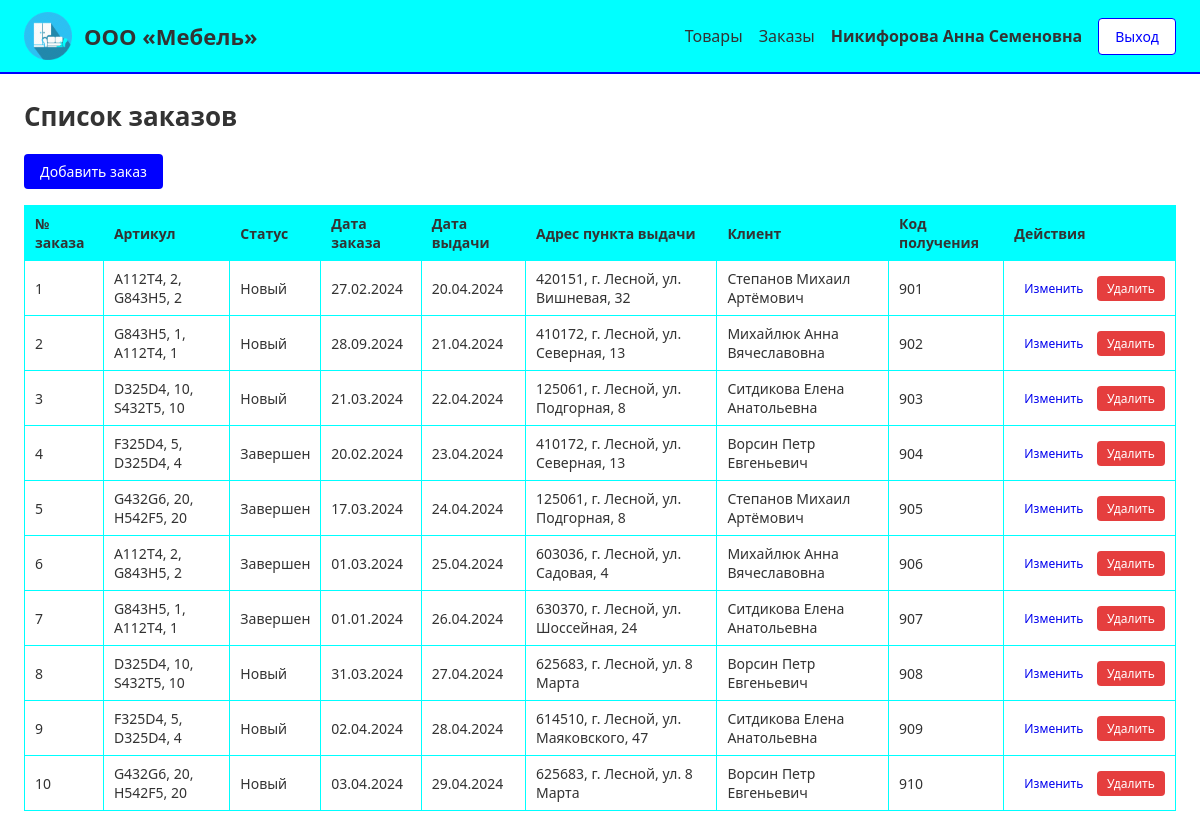
Page /orders/ (signed in) on the committed database.
### shop/models.py (models this page shows, shortened)
class AppUser(models.Model):
    role = models.CharField('Роль', max_length=20, choices=Role.choices)
    full_name = models.CharField('ФИО', max_length=200)
    login = models.EmailField('Логин', unique=True)
    password = models.CharField('Пароль', max_length=100)
    class Meta:
        verbose_name = 'Пользователь'
        verbose_name_plural = 'Пользователи'

class Order(models.Model):
    number = models.PositiveIntegerField('Номер заказа', unique=True)
    status = models.ForeignKey(
        OrderStatus, on_delete=models.PROTECT, verbose_name='Статус',
    )
    pickup_point = models.ForeignKey(
        PickupPoint, on_delete=models.PROTECT, verbose_name='Пункт выдачи',
    )
    order_date = models.DateField('Дата заказа')
    delivery_date = models.DateField('Дата выдачи')
    client = models.ForeignKey(
        AppUser, on_delete=models.PROTECT,
        verbose_name='Клиент', limit_choices_to={'role': Role.CLIENT},
    )
    pickup_code = models.PositiveIntegerField('Код для получения')
    class Meta:
        verbose_name = 'Заказ'
        verbose_name_plural = 'Заказы'
        ordering = ['number']
    @property
    def articles_display(self):
        items = self.items.select_related('product').all()
        parts = []
        for item in items:
            parts.append(f'{item.product.article}, {item.quantity}')
        return ', '.join(parts)

class OrderItem(models.Model):
    order = models.ForeignKey(
        Order, on_delete=models.CASCADE, related_name='items', verbose_name='Заказ',
    )
    product = models.ForeignKey(
        Product, on_delete=models.PROTECT, verbose_name='Товар',
    )
    quantity = models.PositiveIntegerField('Количество')
    class Meta:
        verbose_name = 'Позиция заказа'
        verbose_name_plural = 'Позиции заказов'

class Product(models.Model):
    article = models.CharField('Артикул', max_length=20, unique=True)
    name = models.CharField('Наименование', max_length=300)
    unit = models.CharField('Единица измерения', max_length=20)
    price = models.DecimalField('Цена', max_digits=12, decimal_places=2)
    category = models.ForeignKey(
        Category, on_delete=models.PROTECT, verbose_name='Категория',
    )
    manufacturer = models.ForeignKey(
        Manufacturer, on_delete=models.PROTECT, verbose_name='Производитель',
    )
    supplier = models.ForeignKey(
        Supplier, on_delete=models.PROTECT, verbose_name='Поставщик',
    )
    discount = models.DecimalField(
        'Действующая скидка', max_digits=5, decimal_places=2, default=0,
    )
    quantity = models.PositiveIntegerField('Количество на складе', default=0)
    description = models.TextField('Описание', blank=True)
    image = models.CharField('Путь к изображению', max_length=255, blank=True)
    class Meta:
        verbose_name = 'Товар'
        verbose_name_plural = 'Товары'
        ordering = ['id']

class OrderStatus(models.Model):
    name = models.CharField('Статус', max_length=50, unique=True)
    class Meta:
        verbose_name = 'Статус заказа'
        verbose_name_plural = 'Статусы заказов'

class PickupPoint(models.Model):
    address = models.CharField('Адрес', max_length=300)
    class Meta:
        verbose_name = 'Пункт выдачи'
        verbose_name_plural = 'Пункты выдачи'

### shop/views.py (the view)
# urls.py: path('orders/', views.order_list_view, name='order_list'),
@manager_or_admin_required
def order_list_view(request):
    orders = Order.objects.select_related(
        'status', 'pickup_point', 'client',
    ).prefetch_related('items__product').all()
    role = request.session.get('user_role')
    return render(request, 'shop/order_list.html', {
        'orders': orders,
        'can_edit': role == Role.ADMIN,
        'page_title': 'Список заказов',
        'current_user': get_current_user(request),
    })

### shop/views.py (called while the page is built)
def get_current_user(request):
    user_id = request.session.get('user_id')
    if user_id:
        return AppUser.objects.filter(pk=user_id).first()
    return None

### templates/shop/order_list.html (shortened to what this page needs)
{% extends 'base.html' %}
{% block content %}
{% if can_edit %}
    <div class="toolbar">
        <a href="{% url 'order_add' %}" class="btn btn--primary">Добавить заказ</a>
    </div>
{% endif %}
<div class="table-wrapper">
    <table class="order-table">
        <thead>
            <tr>
                <th>№ заказа</th>
                <th>Артикул</th>
                <th>Статус</th>
                <th>Дата заказа</th>
                <th>Дата выдачи</th>
                <th>Адрес пункта выдачи</th>
                <th>Клиент</th>
                <th>Код получения</th>
                {% if can_edit %}<th>Действия</th>{% endif %}
            </tr>
        </thead>
        <tbody>
            {% for order in orders %}
            <tr {% if can_edit %}class="order-row--clickable" data-href="{% url 'order_edit' order.pk %}"{% endif %}>
                <td>{{ order.number }}</td>
                <td>{{ order.articles_display }}</td>
                <td>{{ order.status.name }}</td>
                <td>{{ order.order_date|date:"d.m.Y" }}</td>
                <td>{{ order.delivery_date|date:"d.m.Y" }}</td>
                <td>{{ order.pickup_point.address }}</td>
                <td>{{ order.client.full_name }}</td>
                <td>{{ order.pickup_code }}</td>
                {% if can_edit %}
                <td class="order-table__actions" onclick="event.stopPropagation();">
                    <a href="{% url 'order_edit' order.pk %}" class="btn btn--small">Изменить</a>
                    <form method="post" action="{% url 'order_delete' order.pk %}" class="inline-form"
                          onsubmit="return confirm('Удалить заказ №{{ order.number }}?');">
                        <button type="submit" class="btn btn--small btn--danger">Удалить</button>
                    </form>
                </td>
                {% endif %}
            </tr>
            {% empty %}
            <tr><td colspan="{% if can_edit %}9{% else %}8{% endif %}">Заказы не найдены</td></tr>
            {% endfor %}
        </tbody>
    </table>
</div>
{% endblock %}

### templates/base.html (shortened to what this page needs)
{% load static %}
<!DOCTYPE html>
<html lang="ru">
<head>
    <link rel="stylesheet" href="{% static 'css/style.css' %}">
</head>
<body>
    <header class="header">
        <div class="header__logo">
            <img src="{% static 'images/icon.png' %}" alt="Логотип компании" class="header__logo-img">
            <span class="header__logo-text">ООО «Мебель»</span>
        </div>
        <nav class="header__nav">
            {% if current_user %}
                <a href="{% url 'product_list' %}" class="nav-link">Товары</a>
                {% if current_user.role == 'manager' or current_user.role == 'admin' %}
                    <a href="{% url 'order_list' %}" class="nav-link">Заказы</a>
                {% endif %}
                <span class="header__user">{{ current_user.full_name }}</span>
                <a href="{% url 'logout' %}" class="btn btn--outline">Выход</a>
            {% else %}
                <a href="{% url 'login' %}" class="nav-link">Вход</a>
            {% endif %}
        </nav>
    </header>
    <main class="main">
        <h1 class="page-title">{% block page_heading %}{{ page_title }}{% endblock %}</h1>
        {% block content %}{% endblock %}
    </main>
</body>
</html>

### static/css/style.css (style rules this page uses)
* { margin: 0; padding: 0; box-sizing: border-box; }
body { font-family: Calibri, 'Segoe UI', sans-serif; background-color: #FFFFFF; color: #333333; min-height: 100vh; }
.header { background-color: #00FFFF; padding: 12px 24px; display: flex; justify-content: space-between; align-items: center; border-bottom: 2px solid #0000FF; }
.header__logo { display: flex; align-items: center; gap: 12px; }
.header__logo-img { height: 48px; width: auto; object-fit: contain; }
.header__logo-text { font-size: 22px; font-weight: bold; color: #333333; }
.header__nav { display: flex; align-items: center; gap: 16px; }
.header__user { font-weight: bold; color: #333333; }
.nav-link { color: #333333; text-decoration: none; font-size: 16px; }
.main { padding: 24px; max-width: 1400px; margin: 0 auto; background-color: #FFFFFF; }
.page-title { font-size: 26px; margin-bottom: 20px; color: #333333; }
.btn { display: inline-block; padding: 8px 16px; border: none; border-radius: 4px; cursor: pointer; font-family: Calibri, 'Segoe UI', sans-serif; font-size: 14px; text-decoration: none; text-align: center; }
.btn--primary { background-color: #0000FF; color: #FFFFFF; }
.btn--outline { background-color: #FFFFFF; border: 1px solid #0000FF; color: #0000FF; }
.btn--danger { background-color: #e53e3e; color: #FFFFFF; }
.btn--small { padding: 4px 10px; font-size: 12px; }
.toolbar { margin-bottom: 16px; }
.table-wrapper { overflow-x: auto; }
.product-table, .order-table { width: 100%; border-collapse: collapse; background-color: #FFFFFF; }
.product-table th, .product-table td, .order-table th, .order-table td { border: 1px solid #00FFFF; padding: 8px 10px; text-align: left; font-size: 14px; vertical-align: middle; }
.product-table th, .order-table th { background-color: #00FFFF; color: #333333; font-weight: bold; }
.product-row--clickable, .order-row--clickable { cursor: pointer; }
.product-table__actions, .order-table__actions { white-space: nowrap; }
.inline-form { display: inline; }

### rows in the picture
AppUser: full_name "Никифорова Анна Семеновна"
Order: number "1", articles_display "А112Т4, 2, G843H5, 2", status.name "Новый", order_date "27.02.2024", delivery_date "20.04.2024", pickup_point.address "420151, г. Лесной, ул. Вишневая, 32", client.full_name "Степанов Михаил Артёмович", pickup_code "901"
Order: number "2", articles_display "G843H5, 1, А112Т4, 1", status.name "Новый", order_date "28.09.2024", delivery_date "21.04.2024", pickup_point.address "410172, г. Лесной, ул. Северная, 13", client.full_name "Михайлюк Анна Вячеславовна", pickup_code "902"
Order: number "3", articles_display "D325D4, 10, S432T5, 10", status.name "Новый", order_date "21.03.2024", delivery_date "22.04.2024", pickup_point.address "125061, г. Лесной, ул. Подгорная, 8", client.full_name "Ситдикова Елена Анатольевна", pickup_code "903"
Order: number "4", articles_display "F325D4, 5, D325D4, 4", status.name "Завершен", order_date "20.02.2024", delivery_date "23.04.2024", pickup_point.address "410172, г. Лесной, ул. Северная, 13", client.full_name "Ворсин Петр Евгеньевич", pickup_code "904"
Order: number "5", articles_display "G432G6, 20, H542F5, 20", status.name "Завершен", order_date "17.03.2024", delivery_date "24.04.2024", pickup_point.address "125061, г. Лесной, ул. Подгорная, 8", client.full_name "Степанов Михаил Артёмович", pickup_code "905"
Order: number "6", articles_display "А112Т4, 2, G843H5, 2", status.name "Завершен", order_date "01.03.2024", delivery_date "25.04.2024", pickup_point.address "603036, г. Лесной, ул. Садовая, 4", client.full_name "Михайлюк Анна Вячеславовна", pickup_code "906"
Order: number "7", articles_display "G843H5, 1, А112Т4, 1", status.name "Завершен", order_date "01.01.2024", delivery_date "26.04.2024", pickup_point.address "630370, г. Лесной, ул. Шоссейная, 24", client.full_name "Ситдикова Елена Анатольевна", pickup_code "907"
Order: number "8", articles_display "D325D4, 10, S432T5, 10", status.name "Новый", order_date "31.03.2024", delivery_date "27.04.2024", pickup_point.address "625683, г. Лесной, ул. 8 Марта", client.full_name "Ворсин Петр Евгеньевич", pickup_code "908"
Order: number "9", articles_display "F325D4, 5, D325D4, 4", status.name "Новый", order_date "02.04.2024", delivery_date "28.04.2024", pickup_point.address "614510, г. Лесной, ул. Маяковского, 47", client.full_name "Ситдикова Елена Анатольевна", pickup_code "909"
Order: number "10", articles_display "G432G6, 20, H542F5, 20", status.name "Новый", order_date "03.04.2024", delivery_date "29.04.2024", pickup_point.address "625683, г. Лесной, ул. 8 Марта", client.full_name "Ворсин Петр Евгеньевич", pickup_code "910"

### other values in the picture
{{ page_title }} "Список заказов"
